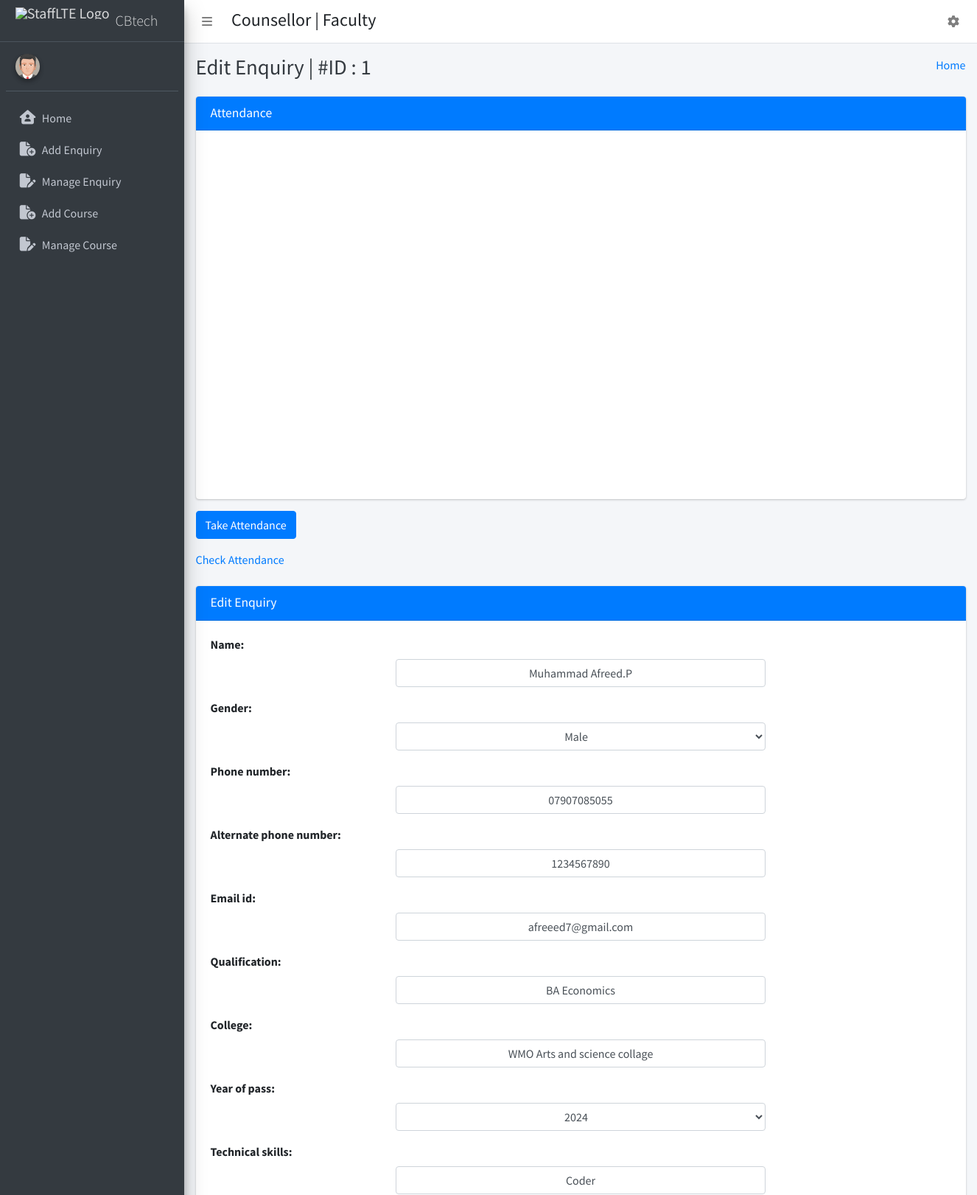
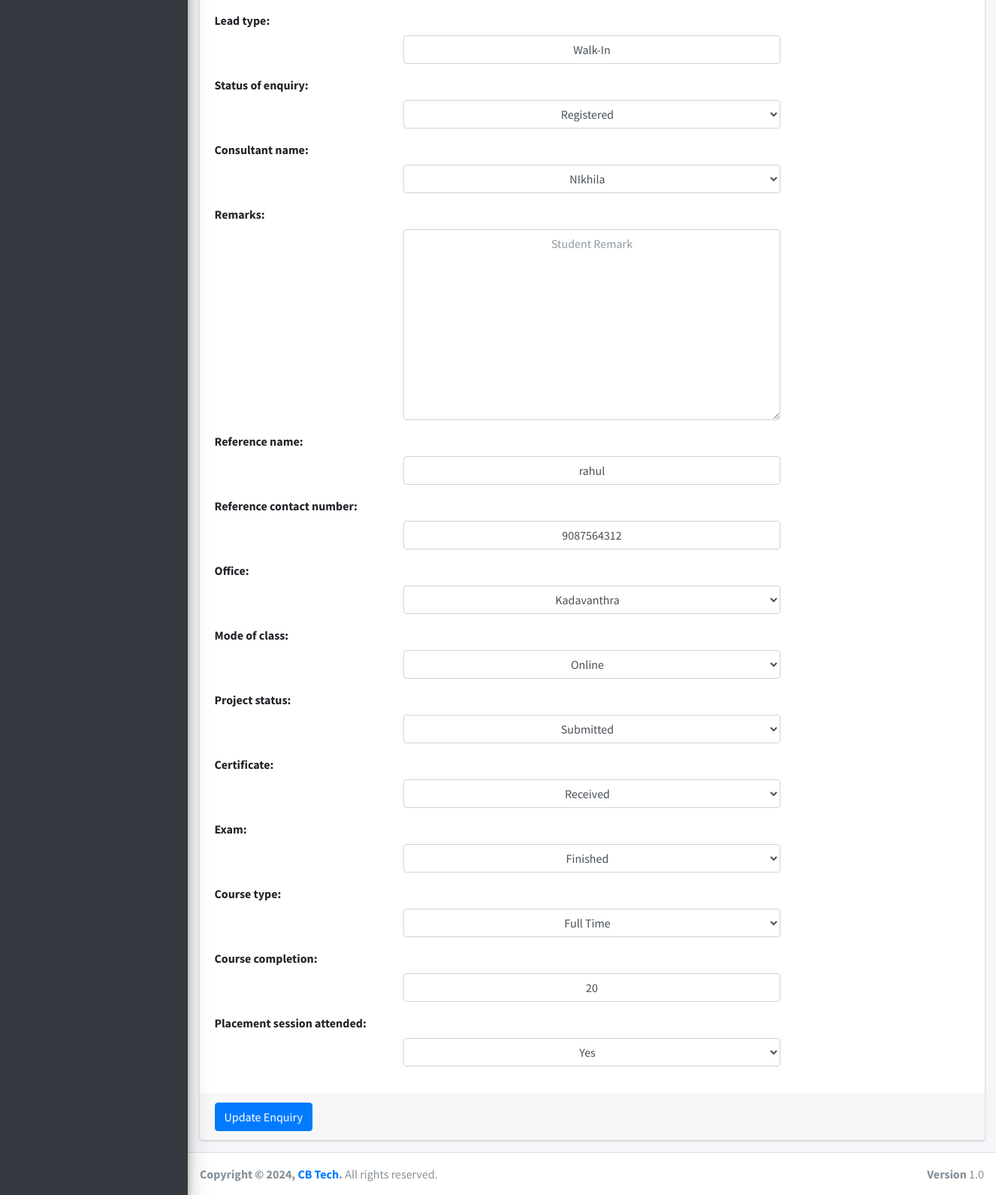
Screenshot of /staff_edit_enquiry/1 (signed in) with the database file from the repository (2 pictures, top to bottom).
### cbtech_app/models.py (models this page shows, shortened)
class Enquiry(models.Model):
    name=models.CharField(max_length=40, blank=False,)
    phone_number=models.CharField(max_length=15)
    email_id=models.CharField(max_length=60)
    gender = models.CharField(max_length=8,blank=True,null=True)
    guardian_name=models.CharField(max_length=40, blank=True,null=True)
    alternate_phone_number=models.CharField(blank=True,null=True,max_length=15)
    address=models.TextField(max_length=80, blank=True,null=True)
    college=models.CharField(max_length=30,blank=True,null=True)
    qualification = models.CharField(max_length=30,blank=False,null=True)
    year_of_pass =models.IntegerField(null=False,blank=False,default=current_year)
    technical_skills=models.CharField(max_length=60,blank=True,null=True)
    enquiry_id= models.AutoField(primary_key=True)
    lead_type=models.CharField(max_length=30,blank=True,null=True,default='Walk-In')
    status_of_enquiry = models.CharField(max_length=15,default='Not Contacted',blank=True,null=True)
    date_of_enquiry=models.DateField(default=timezone.now)
    remarks=models.TextField(max_length=120,blank=True,null=True)
    mode_of_class = models.CharField(max_length=10,blank=True,null=True)
    student_registration_id = models.CharField(max_length=40,blank=True,null=True,default=None)
    date_of_registration=models.DateField(blank=False,null=True,default=timezone.now)
    profile_pic=models.ImageField(upload_to = 'photos/', blank=True,null=True)
    course = models.CharField(max_length=20,blank=True,null=True)
    type_choices = (
        ('Full Time','Full Time'),
        ('Crash','Crash'),
        ('Project','Project'),
    )
    course_type = models.CharField(max_length=10,choices=type_choices,blank=True,null=True)
    course_duration = models.CharField(max_length=25,default='4 Months',choices=type_choices)
    joined_date=models.DateField(blank=True,null=True,auto_now_add=True)
    course_status = models.CharField(max_length=10,blank=True,null=True)
    total_amount=models.PositiveIntegerField(blank=True,default=0000)
    number_of_installments = models.IntegerField(default=0)
    next_due_date = models.DateField(default=get_random_date_next_month())
    payment_status = models.CharField(max_length=15,blank=True,null=True)
    payment_History = models.TextField(blank=True,default="",null=True)
    payment_method = models.CharField(max_length=20,blank=True,null=True)
    amount= models.PositiveIntegerField(null=False,default=000)
    total_amount_paid = models.PositiveIntegerField(null=False,default=000)
    outstanding_amount = models.PositiveIntegerField(null=False,default=000)
    payment_receipt_number = models.CharField(max_length=20,blank=True,null=True)
    payment_date = models.DateField(blank=True,null=True)
    declaration_type = models.CharField(max_length=10,null=True,blank=False)
    declaration = models.CharField(max_length=10,null=True,blank=False)
    consultant_name = models.CharField(max_length=10,blank=False,null=False,default='')
    faculty_name = models.CharField(max_length=20,blank=True,null=True)
    reference_name = models.CharField(max_length=40,blank=True,null=True)
    reference_contact_number = models.CharField(blank=True,null=True,default='',max_length=15)
    marketing_manager=models.CharField(max_length=40,null=True,blank=True)
    office = models.CharField(max_length=13,blank=True,null=True)
    updated_by = models.CharField(max_length=40,null=True,blank=False)
    updated_date = models.DateField(null=True,blank=False)
    project_status = models.CharField(null=True,max_length=15,blank=True)
    certificate = models.CharField(null=True,max_length=55,blank=True)
    exam = models.CharField(null=True,max_length=15,blank=True)
    course_completion=models.CharField(null=True,max_length=100,blank=True)
    placement_session_attended=models.CharField(null=True,max_length=200,blank=True)
    @property
    def registration_id(self):
        prefix=''
        if self.status_of_enquiry == 'Registered' and self.student_registration_id==None:
            if self.office == 'Trivandrum':
                prefix = 'CBT'
            elif self.office == 'kadavanthra':
                prefix = 'CB'
            elif self.office == 'Calicut':
                prefix = 'CBC'
            elif self.office == 'Bangalore':
                prefix = 'CBB'
            year = self.date_of_registration.year
            last_registered_student = Enquiry.objects.filter(status_of_enquiry='Registered', office=self.office).order_by('-student_registration_id').first()
            print(last_registered_student)
            if last_registered_student:
                last_registration_id = last_registered_student.student_registration_id
                last_registration_id_number = int(extract_numeric_part(last_registration_id))
                new_registration_id_number = last_registration_id_number + 1
            else:
                new_registration_id_number = 1
            new_registration_id = f"{prefix}{new_registration_id_number:04d}{year}"
            return new_registration_id
        return self.student_registration_id

### cbtech_app/StaffViews.py (the view)
# urls.py: path('staff_edit_enquiry/<enquiry_id>', StaffViews.staff_edit_enquiry, name="staff_edit_enquiry"),
@login_required(login_url='/')
def staff_edit_enquiry(request, enquiry_id):
    enquiry = Enquiry.objects.get(enquiry_id=enquiry_id)
    form = EnquiryForm(instance=enquiry, user=request.user)
    context = {
        "id": enquiry_id,
        "form": form
    }
    return render(request, "staff_template/staff_edit_enquiry.html", context)

### cbtech_app/forms.py (called while the page is built)
def get_years_choices():
    current_year = datetime.now().year
    years_choices = [(str(year), str(year)) for year in range(2009, current_year + 1)]
    return years_choices

### templates/staff_template/staff_edit_enquiry.html (shortened to what this page needs)
{% extends 'staff_template/base_template.html' %}
{% block page_title %}
    Edit Enquiry | #ID : {{ id }}
{% endblock page_title %}
{% block main_content %}
{% load static %}
<head>
    <link href="https://cdn.jsdelivr.net/npm/fullcalendar@5.10.1/main.min.css" rel="stylesheet" />
    <link href="https://cdn.jsdelivr.net/npm/@fullcalendar/core/main.min.css" rel="stylesheet" />
</head>
<body>
<section class="content">
        <div class="container-fluid">
            <div class="row">
                <div class="col-md-12">
                    <div class="card card-primary">
                        <div class="card-header">
                            <h3 class="card-title">Attendance</h3>
                    </div>
                    <div id="calendar"></div>
                    </div>
                    <button type="submit" id="submitBtn" class="btn btn-primary"><a href="{% url 'take_attendance' id %}"></a>Take Attendance</button>
                    <a href="{% url 'attendance_report' id %}">Check Attendance</a>
                    <br><br>
                    <div class="card card-primary">
                        <div class="card-header">
                            <h3 class="card-title">Edit Enquiry</h3>
                        </div>
                        {% url 'staff_edit_enquiry_save' enquiry_id=id as action_paths %}
                        {% include 'staff_template/form_template.html' with messages=messages form=form action_path=action_paths button_text="Update Enquiry" %}
                    </div>
                </div>
            </div>
        </div>
      </section>
  {% endblock main_content %}

### templates/staff_template/form_template.html (shortened to what this page needs)
<form role="form" method="POST" action="{{ action_path }}" enctype="multipart/form-data">
    <div class="card-body">
        {% for field in form %}
            <div class="form-group">
                {{ field.label_tag }}
                {{ field }}
            </div>
        {% endfor %%}
    </div>
    <div class="card-footer">
    <button type="submit" class="btn btn-primary">{{ button_text }}</button>
    </div>
</form>

### templates/staff_template/base_template.html (style rules this page uses)
.class1 { display: flex; justify-content: center; text-align: center; width: 50%; margin-left: 25%; }

### templates/staff_template/staff_edit_enquiry.html (style rules this page uses)
#calendar { width: 990px; height: 500px; margin-left: 60px; }

### rows the page displays
Enquiry: form "Muhammad Afreed.P" "Male" "07907085055" "1234567890" "afreeed7@gmail.com" "BA Economics" "WMO Arts and science collage" "2024" "Coder" "Walk-In" "Registered" "NIkhila" "rahul" "9087564312" "Kadavanthra" "Online" "Submitted" "Received" "Finished" "Full Time" "20" "Yes"

### other values shown
{{ id }} "1"
{{ field.label_tag }} "Name:" "Gender:" "Phone number:" "Alternate phone number:" "Email id:" "Qualification:" "College:" "Year of pass:" "Technical skills:" "Lead type:" "Status of enquiry:" "Consultant name:" "Remarks:" "Reference name:" "Reference contact number:" "Office:" "Mode of class:" "Project status:" "Certificate:" "Exam:" "Course type:" "Course completion:" "Placement session attended:"
{{ button_text }} "Update Enquiry"
